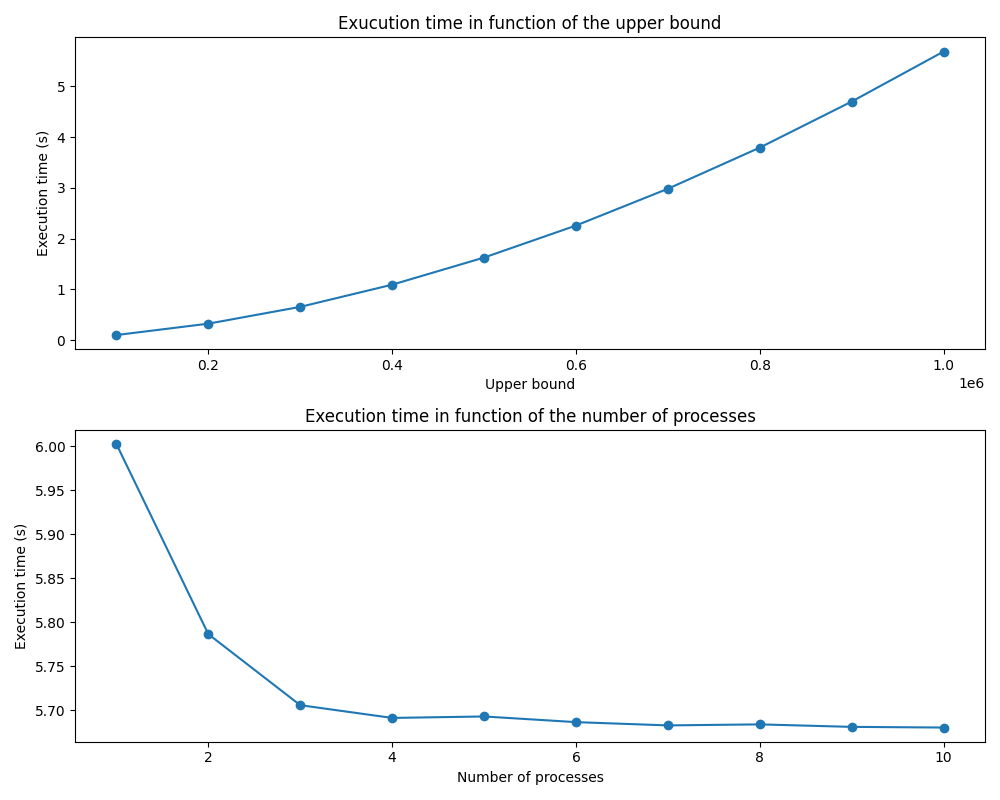

Write the Python code that produced this figure.
import subprocess
import time
import matplotlib.pyplot as plt


def benchmark(upper_bound, num_processes):
    """Benchmark the performance of a C program.
    """
    # Command to execute the C program
    cmd = ["./bin/main", str(upper_bound), str(num_processes)]

    # Start the timer
    start_time = time.time()

    # Execute the command
    process = subprocess.run(
        cmd, stdout=subprocess.PIPE, stderr=subprocess.PIPE)

    # End the timer
    end_time = time.time()

    # Calculate the execution time
    execution_time = end_time - start_time

    # Print the execution time
    print(
        f"Execution time for upper bound {upper_bound} and {num_processes} processes: {execution_time} seconds")

    # Return the execution time
    return execution_time


if __name__ == "__main__":

    # List of upper bounds and number of processes to test
    upper_bounds = [100000, 200000, 300000, 400000,
                    500000, 600000, 700000, 800000, 900000, 1000000]
    num_processes = [1, 2, 3, 4, 5, 6, 7, 8, 9, 10]

    # List to store the results
    results_upper_bounds = []
    results_processes = []

    # Test the C program with each combination of upper bound and number of processes
    for upper_bound in upper_bounds:
        execution_time = benchmark(upper_bound, 7)
        results_upper_bounds.append((upper_bound, 7, execution_time))

    for num_process in num_processes:
        execution_time = benchmark(1000000, num_process)
        results_processes.append((1000000, num_process, execution_time))

    # Extract data for the graph
    upper_bounds_data = list(zip(*results_upper_bounds))
    processes_data = list(zip(*results_processes))

    # Create the graph
    fig, (ax1, ax2) = plt.subplots(2, 1, figsize=(10, 8))

    # Graph 1: Execution time in function of the upper bound
    ax1.plot(upper_bounds_data[0],
             upper_bounds_data[2], marker='o', linestyle='-')
    ax1.set_title('Exucution time in function of the upper bound')
    ax1.set_xlabel('Upper bound')
    ax1.set_ylabel('Execution time (s)')

    # Graph 2: Execution time in function of the number of processes
    ax2.plot(processes_data[1], processes_data[2], marker='o', linestyle='-')
    ax2.set_title('Execution time in function of the number of processes')
    ax2.set_xlabel('Number of processes')
    ax2.set_ylabel('Execution time (s)')

    # Print the graphs
    plt.tight_layout()
    plt.show()
